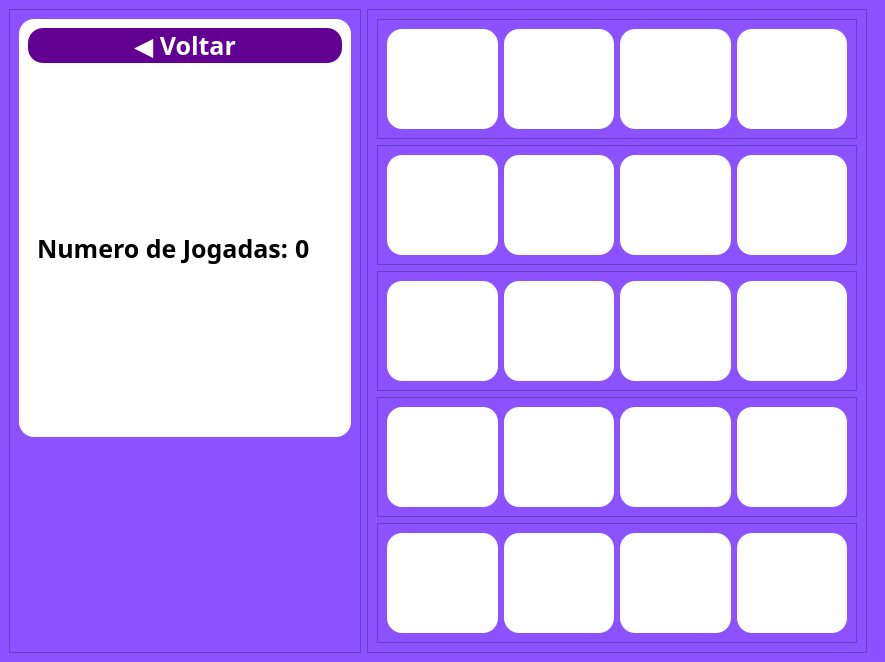
<?xml version="1.0" encoding="UTF-8"?>
<ui version="4.0">
 <class>MainWindow</class>
 <widget class="QMainWindow" name="MainWindow">
  <property name="geometry">
   <rect>
    <x>0</x>
    <y>0</y>
    <width>885</width>
    <height>600</height>
   </rect>
  </property>
  <property name="windowTitle">
   <string>MainWindow</string>
  </property>
  <property name="styleSheet">
   <string notr="true">background-color: rgb(140, 82, 255);</string>
  </property>
  <widget class="QWidget" name="centralwidget">
   <layout class="QHBoxLayout" name="horizontalLayout_3">
    <property name="leftMargin">
     <number>0</number>
    </property>
    <property name="topMargin">
     <number>0</number>
    </property>
    <property name="bottomMargin">
     <number>0</number>
    </property>
    <item>
     <widget class="QStackedWidget" name="stackedWidget">
      <property name="currentIndex">
       <number>1</number>
      </property>
      <widget class="QWidget" name="homePage">
       <layout class="QHBoxLayout" name="horizontalLayout_2">
        <property name="leftMargin">
         <number>0</number>
        </property>
        <property name="topMargin">
         <number>0</number>
        </property>
        <property name="rightMargin">
         <number>0</number>
        </property>
        <property name="bottomMargin">
         <number>0</number>
        </property>
        <item>
         <widget class="QFrame" name="frame">
          <property name="styleSheet">
           <string notr="true">background-color: rgb(255, 255, 255);</string>
          </property>
          <property name="frameShape">
           <enum>QFrame::StyledPanel</enum>
          </property>
          <property name="frameShadow">
           <enum>QFrame::Raised</enum>
          </property>
          <layout class="QVBoxLayout" name="verticalLayout">
           <item>
            <spacer name="verticalSpacer_2">
             <property name="orientation">
              <enum>Qt::Vertical</enum>
             </property>
             <property name="sizeType">
              <enum>QSizePolicy::Preferred</enum>
             </property>
             <property name="sizeHint" stdset="0">
              <size>
               <width>20</width>
               <height>40</height>
              </size>
             </property>
            </spacer>
           </item>
           <item alignment="Qt::AlignHCenter|Qt::AlignVCenter">
            <widget class="QLabel" name="label">
             <property name="font">
              <font>
               <family>Berlin Sans FB Demi</family>
               <pointsize>60</pointsize>
               <weight>75</weight>
               <bold>true</bold>
              </font>
             </property>
             <property name="text">
              <string>Menu</string>
             </property>
            </widget>
           </item>
           <item alignment="Qt::AlignHCenter">
            <widget class="QLabel" name="label_2">
             <property name="font">
              <font>
               <family>Bell MT</family>
               <pointsize>14</pointsize>
              </font>
             </property>
             <property name="text">
              <string>Bem vindo!</string>
             </property>
            </widget>
           </item>
           <item>
            <spacer name="verticalSpacer">
             <property name="orientation">
              <enum>Qt::Vertical</enum>
             </property>
             <property name="sizeType">
              <enum>QSizePolicy::Ignored</enum>
             </property>
             <property name="sizeHint" stdset="0">
              <size>
               <width>20</width>
               <height>40</height>
              </size>
             </property>
            </spacer>
           </item>
           <item alignment="Qt::AlignHCenter">
            <widget class="QLabel" name="label_3">
             <property name="font">
              <font>
               <family>Bell MT</family>
               <pointsize>11</pointsize>
              </font>
             </property>
             <property name="text">
              <string>Escolha um jogo para começar...</string>
             </property>
            </widget>
           </item>
           <item>
            <spacer name="verticalSpacer_3">
             <property name="orientation">
              <enum>Qt::Vertical</enum>
             </property>
             <property name="sizeType">
              <enum>QSizePolicy::Ignored</enum>
             </property>
             <property name="sizeHint" stdset="0">
              <size>
               <width>20</width>
               <height>40</height>
              </size>
             </property>
            </spacer>
           </item>
          </layout>
         </widget>
        </item>
        <item>
         <widget class="QFrame" name="frame_2">
          <property name="frameShape">
           <enum>QFrame::StyledPanel</enum>
          </property>
          <property name="frameShadow">
           <enum>QFrame::Raised</enum>
          </property>
          <layout class="QVBoxLayout" name="verticalLayout_2">
           <item>
            <spacer name="verticalSpacer_4">
             <property name="orientation">
              <enum>Qt::Vertical</enum>
             </property>
             <property name="sizeType">
              <enum>QSizePolicy::Expanding</enum>
             </property>
             <property name="sizeHint" stdset="0">
              <size>
               <width>20</width>
               <height>40</height>
              </size>
             </property>
            </spacer>
           </item>
           <item>
            <widget class="QPushButton" name="btnMemoria">
             <property name="minimumSize">
              <size>
               <width>0</width>
               <height>45</height>
              </size>
             </property>
             <property name="font">
              <font>
               <family>Bell MT</family>
               <pointsize>16</pointsize>
               <weight>75</weight>
               <bold>true</bold>
              </font>
             </property>
             <property name="cursor">
              <cursorShape>PointingHandCursor</cursorShape>
             </property>
             <property name="styleSheet">
              <string notr="true">QPushButton {
background-color: rgb(255, 255, 255);
border-radius: 15px;
}

QPushButton:hover {
border: 1px solid rgb(61, 70, 86);
}
QPushButton:pressed { 
background-color: rgb(35, 40, 49);
border: 2px solid rgb(43, 50, 61);
}
</string>
             </property>
             <property name="text">
              <string>Jogo da Memória</string>
             </property>
            </widget>
           </item>
           <item>
            <spacer name="verticalSpacer_6">
             <property name="orientation">
              <enum>Qt::Vertical</enum>
             </property>
             <property name="sizeType">
              <enum>QSizePolicy::Preferred</enum>
             </property>
             <property name="sizeHint" stdset="0">
              <size>
               <width>20</width>
               <height>40</height>
              </size>
             </property>
            </spacer>
           </item>
           <item>
            <widget class="QPushButton" name="btnVelha">
             <property name="minimumSize">
              <size>
               <width>0</width>
               <height>45</height>
              </size>
             </property>
             <property name="font">
              <font>
               <family>Bell MT</family>
               <pointsize>16</pointsize>
               <weight>75</weight>
               <bold>true</bold>
              </font>
             </property>
             <property name="cursor">
              <cursorShape>PointingHandCursor</cursorShape>
             </property>
             <property name="styleSheet">
              <string notr="true">QPushButton {
background-color: rgb(255, 255, 255);
border-radius: 15px;
}

QPushButton:hover {
border: 1px solid rgb(61, 70, 86);
}
QPushButton:pressed { 
background-color: rgb(35, 40, 49);
border: 2px solid rgb(43, 50, 61);
}
</string>
             </property>
             <property name="text">
              <string>Jogo da Velha</string>
             </property>
            </widget>
           </item>
           <item>
            <spacer name="verticalSpacer_7">
             <property name="orientation">
              <enum>Qt::Vertical</enum>
             </property>
             <property name="sizeType">
              <enum>QSizePolicy::Preferred</enum>
             </property>
             <property name="sizeHint" stdset="0">
              <size>
               <width>20</width>
               <height>40</height>
              </size>
             </property>
            </spacer>
           </item>
           <item>
            <widget class="QPushButton" name="btnJokenpo">
             <property name="minimumSize">
              <size>
               <width>0</width>
               <height>45</height>
              </size>
             </property>
             <property name="font">
              <font>
               <family>Bell MT</family>
               <pointsize>16</pointsize>
               <weight>75</weight>
               <bold>true</bold>
              </font>
             </property>
             <property name="cursor">
              <cursorShape>PointingHandCursor</cursorShape>
             </property>
             <property name="styleSheet">
              <string notr="true">QPushButton {
background-color: rgb(255, 255, 255);
border-radius: 15px;
}

QPushButton:hover {
border: 1px solid rgb(61, 70, 86);
}
QPushButton:pressed { 
background-color: rgb(35, 40, 49);
border: 2px solid rgb(43, 50, 61);
}
</string>
             </property>
             <property name="text">
              <string>Jokepon</string>
             </property>
            </widget>
           </item>
           <item>
            <spacer name="verticalSpacer_8">
             <property name="orientation">
              <enum>Qt::Vertical</enum>
             </property>
             <property name="sizeType">
              <enum>QSizePolicy::Minimum</enum>
             </property>
             <property name="sizeHint" stdset="0">
              <size>
               <width>20</width>
               <height>40</height>
              </size>
             </property>
            </spacer>
           </item>
           <item>
            <widget class="QPushButton" name="btnForca">
             <property name="minimumSize">
              <size>
               <width>0</width>
               <height>45</height>
              </size>
             </property>
             <property name="font">
              <font>
               <family>Bell MT</family>
               <pointsize>16</pointsize>
               <weight>75</weight>
               <bold>true</bold>
              </font>
             </property>
             <property name="cursor">
              <cursorShape>PointingHandCursor</cursorShape>
             </property>
             <property name="styleSheet">
              <string notr="true">QPushButton {
background-color: rgb(255, 255, 255);
border-radius: 15px;
}

QPushButton:hover {
border: 1px solid rgb(61, 70, 86);
}
QPushButton:pressed { 
background-color: rgb(35, 40, 49);
border: 2px solid rgb(43, 50, 61);
}
</string>
             </property>
             <property name="text">
              <string>Jogo da Forca</string>
             </property>
            </widget>
           </item>
           <item>
            <spacer name="verticalSpacer_5">
             <property name="orientation">
              <enum>Qt::Vertical</enum>
             </property>
             <property name="sizeHint" stdset="0">
              <size>
               <width>20</width>
               <height>40</height>
              </size>
             </property>
            </spacer>
           </item>
          </layout>
         </widget>
        </item>
       </layout>
      </widget>
      <widget class="QWidget" name="pageMemoria">
       <layout class="QHBoxLayout" name="horizontalLayout">
        <item>
         <widget class="QFrame" name="frame_3">
          <property name="maximumSize">
           <size>
            <width>400</width>
            <height>16777215</height>
           </size>
          </property>
          <property name="frameShape">
           <enum>QFrame::StyledPanel</enum>
          </property>
          <property name="frameShadow">
           <enum>QFrame::Raised</enum>
          </property>
          <layout class="QVBoxLayout" name="verticalLayout_3">
           <item>
            <widget class="QFrame" name="frame_5">
             <property name="styleSheet">
              <string notr="true">background-color: rgb(255, 255, 255);
border-radius:15px;</string>
             </property>
             <property name="frameShape">
              <enum>QFrame::StyledPanel</enum>
             </property>
             <property name="frameShadow">
              <enum>QFrame::Raised</enum>
             </property>
             <layout class="QVBoxLayout" name="verticalLayout_4">
              <item>
               <widget class="QPushButton" name="btnBackMemoria">
                <property name="minimumSize">
                 <size>
                  <width>0</width>
                  <height>35</height>
                 </size>
                </property>
                <property name="font">
                 <font>
                  <family>Bodoni MT Black</family>
                  <pointsize>19</pointsize>
                  <weight>75</weight>
                  <bold>true</bold>
                 </font>
                </property>
                <property name="cursor">
                 <cursorShape>PointingHandCursor</cursorShape>
                </property>
                <property name="styleSheet">
                 <string notr="true">QPushButton{
background-color: rgb(97, 0, 145);
color: #FFF;
border-radius:15px;
}
QPushButton:hover{
background-color: rgb(114, 0, 171);
}</string>
                </property>
                <property name="text">
                 <string>◀ Voltar</string>
                </property>
               </widget>
              </item>
              <item>
               <widget class="QFrame" name="frame_7">
                <property name="frameShape">
                 <enum>QFrame::StyledPanel</enum>
                </property>
                <property name="frameShadow">
                 <enum>QFrame::Raised</enum>
                </property>
                <layout class="QHBoxLayout" name="horizontalLayout_4">
                 <item>
                  <widget class="QLabel" name="label_4">
                   <property name="font">
                    <font>
                     <family>Bodoni MT Black</family>
                     <pointsize>19</pointsize>
                     <weight>75</weight>
                     <bold>true</bold>
                    </font>
                   </property>
                   <property name="text">
                    <string>Numero de Jogadas:</string>
                   </property>
                  </widget>
                 </item>
                 <item>
                  <widget class="QLabel" name="lblContador">
                   <property name="font">
                    <font>
                     <family>Bodoni MT Black</family>
                     <pointsize>19</pointsize>
                     <weight>75</weight>
                     <bold>true</bold>
                    </font>
                   </property>
                   <property name="text">
                    <string>0</string>
                   </property>
                  </widget>
                 </item>
                </layout>
               </widget>
              </item>
             </layout>
            </widget>
           </item>
           <item alignment="Qt::AlignHCenter">
            <widget class="QLabel" name="label_5">
             <property name="maximumSize">
              <size>
               <width>200</width>
               <height>200</height>
              </size>
             </property>
             <property name="text">
              <string/>
             </property>
             <property name="pixmap">
              <pixmap>img/brain.png</pixmap>
             </property>
             <property name="scaledContents">
              <bool>true</bool>
             </property>
            </widget>
           </item>
          </layout>
         </widget>
        </item>
        <item>
         <widget class="QFrame" name="CartasMemoria">
          <property name="minimumSize">
           <size>
            <width>500</width>
            <height>0</height>
           </size>
          </property>
          <property name="frameShape">
           <enum>QFrame::StyledPanel</enum>
          </property>
          <property name="frameShadow">
           <enum>QFrame::Raised</enum>
          </property>
          <layout class="QVBoxLayout" name="verticalLayout_5">
           <item>
            <widget class="QFrame" name="frame_6">
             <property name="sizePolicy">
              <sizepolicy hsizetype="Preferred" vsizetype="Preferred">
               <horstretch>0</horstretch>
               <verstretch>0</verstretch>
              </sizepolicy>
             </property>
             <property name="minimumSize">
              <size>
               <width>0</width>
               <height>0</height>
              </size>
             </property>
             <property name="frameShape">
              <enum>QFrame::StyledPanel</enum>
             </property>
             <property name="frameShadow">
              <enum>QFrame::Raised</enum>
             </property>
             <layout class="QHBoxLayout" name="horizontalLayout_5">
              <item>
               <widget class="QPushButton" name="pushButton">
                <property name="minimumSize">
                 <size>
                  <width>0</width>
                  <height>100</height>
                 </size>
                </property>
                <property name="styleSheet">
                 <string notr="true">background-color: rgb(255, 255, 255);
border-radius:15px;</string>
                </property>
                <property name="text">
                 <string/>
                </property>
               </widget>
              </item>
              <item>
               <widget class="QPushButton" name="pushButton_2">
                <property name="minimumSize">
                 <size>
                  <width>0</width>
                  <height>100</height>
                 </size>
                </property>
                <property name="styleSheet">
                 <string notr="true">background-color: rgb(255, 255, 255);
border-radius:15px;</string>
                </property>
                <property name="text">
                 <string/>
                </property>
               </widget>
              </item>
              <item>
               <widget class="QPushButton" name="pushButton_3">
                <property name="minimumSize">
                 <size>
                  <width>0</width>
                  <height>100</height>
                 </size>
                </property>
                <property name="styleSheet">
                 <string notr="true">background-color: rgb(255, 255, 255);
border-radius:15px;</string>
                </property>
                <property name="text">
                 <string/>
                </property>
               </widget>
              </item>
              <item>
               <widget class="QPushButton" name="pushButton_4">
                <property name="minimumSize">
                 <size>
                  <width>0</width>
                  <height>100</height>
                 </size>
                </property>
                <property name="styleSheet">
                 <string notr="true">background-color: rgb(255, 255, 255);
border-radius:15px;</string>
                </property>
                <property name="text">
                 <string/>
                </property>
               </widget>
              </item>
             </layout>
            </widget>
           </item>
           <item>
            <widget class="QFrame" name="frame_8">
             <property name="frameShape">
              <enum>QFrame::StyledPanel</enum>
             </property>
             <property name="frameShadow">
              <enum>QFrame::Raised</enum>
             </property>
             <layout class="QHBoxLayout" name="horizontalLayout_6">
              <item>
               <widget class="QPushButton" name="pushButton_5">
                <property name="minimumSize">
                 <size>
                  <width>0</width>
                  <height>100</height>
                 </size>
                </property>
                <property name="styleSheet">
                 <string notr="true">background-color: rgb(255, 255, 255);
border-radius:15px;</string>
                </property>
                <property name="text">
                 <string/>
                </property>
               </widget>
              </item>
              <item>
               <widget class="QPushButton" name="pushButton_6">
                <property name="minimumSize">
                 <size>
                  <width>0</width>
                  <height>100</height>
                 </size>
                </property>
                <property name="styleSheet">
                 <string notr="true">background-color: rgb(255, 255, 255);
border-radius:15px;</string>
                </property>
                <property name="text">
                 <string/>
                </property>
               </widget>
              </item>
              <item>
               <widget class="QPushButton" name="pushButton_7">
                <property name="minimumSize">
                 <size>
                  <width>0</width>
                  <height>100</height>
                 </size>
                </property>
                <property name="styleSheet">
                 <string notr="true">background-color: rgb(255, 255, 255);
border-radius:15px;</string>
                </property>
                <property name="text">
                 <string/>
                </property>
               </widget>
              </item>
              <item>
               <widget class="QPushButton" name="pushButton_8">
                <property name="minimumSize">
                 <size>
                  <width>0</width>
                  <height>100</height>
                 </size>
                </property>
                <property name="styleSheet">
                 <string notr="true">background-color: rgb(255, 255, 255);
border-radius:15px;</string>
                </property>
                <property name="text">
                 <string/>
                </property>
               </widget>
              </item>
             </layout>
            </widget>
           </item>
           <item>
            <widget class="QFrame" name="frame_9">
             <property name="frameShape">
              <enum>QFrame::StyledPanel</enum>
             </property>
             <property name="frameShadow">
              <enum>QFrame::Raised</enum>
             </property>
             <layout class="QHBoxLayout" name="horizontalLayout_7">
              <item>
               <widget class="QPushButton" name="pushButton_9">
                <property name="minimumSize">
                 <size>
                  <width>0</width>
                  <height>100</height>
                 </size>
                </property>
                <property name="styleSheet">
                 <string notr="true">background-color: rgb(255, 255, 255);
border-radius:15px;</string>
                </property>
                <property name="text">
                 <string/>
                </property>
               </widget>
              </item>
              <item>
               <widget class="QPushButton" name="pushButton_10">
                <property name="minimumSize">
                 <size>
                  <width>0</width>
                  <height>100</height>
                 </size>
                </property>
                <property name="styleSheet">
                 <string notr="true">background-color: rgb(255, 255, 255);
border-radius:15px;</string>
                </property>
                <property name="text">
                 <string/>
                </property>
               </widget>
              </item>
              <item>
               <widget class="QPushButton" name="pushButton_11">
                <property name="minimumSize">
                 <size>
                  <width>0</width>
                  <height>100</height>
                 </size>
                </property>
                <property name="styleSheet">
                 <string notr="true">background-color: rgb(255, 255, 255);
border-radius:15px;</string>
                </property>
                <property name="text">
                 <string/>
                </property>
               </widget>
              </item>
              <item>
               <widget class="QPushButton" name="pushButton_12">
                <property name="minimumSize">
                 <size>
                  <width>0</width>
                  <height>100</height>
                 </size>
                </property>
                <property name="styleSheet">
                 <string notr="true">background-color: rgb(255, 255, 255);
border-radius:15px;</string>
                </property>
                <property name="text">
                 <string/>
                </property>
               </widget>
              </item>
             </layout>
            </widget>
           </item>
           <item>
            <widget class="QFrame" name="frame_10">
             <property name="frameShape">
              <enum>QFrame::StyledPanel</enum>
             </property>
             <property name="frameShadow">
              <enum>QFrame::Raised</enum>
             </property>
             <layout class="QHBoxLayout" name="horizontalLayout_8">
              <item>
               <widget class="QPushButton" name="pushButton_13">
                <property name="minimumSize">
                 <size>
                  <width>0</width>
                  <height>100</height>
                 </size>
                </property>
                <property name="styleSheet">
                 <string notr="true">background-color: rgb(255, 255, 255);
border-radius:15px;</string>
                </property>
                <property name="text">
                 <string/>
                </property>
               </widget>
              </item>
              <item>
               <widget class="QPushButton" name="pushButton_15">
                <property name="minimumSize">
                 <size>
                  <width>0</width>
                  <height>100</height>
                 </size>
                </property>
                <property name="styleSheet">
                 <string notr="true">background-color: rgb(255, 255, 255);
border-radius:15px;</string>
                </property>
                <property name="text">
                 <string/>
                </property>
               </widget>
              </item>
              <item>
               <widget class="QPushButton" name="pushButton_14">
                <property name="minimumSize">
                 <size>
                  <width>0</width>
                  <height>100</height>
                 </size>
                </property>
                <property name="styleSheet">
                 <string notr="true">background-color: rgb(255, 255, 255);
border-radius:15px;</string>
                </property>
                <property name="text">
                 <string/>
                </property>
               </widget>
              </item>
              <item>
               <widget class="QPushButton" name="pushButton_16">
                <property name="minimumSize">
                 <size>
                  <width>0</width>
                  <height>100</height>
                 </size>
                </property>
                <property name="styleSheet">
                 <string notr="true">background-color: rgb(255, 255, 255);
border-radius:15px;</string>
                </property>
                <property name="text">
                 <string/>
                </property>
               </widget>
              </item>
             </layout>
            </widget>
           </item>
           <item>
            <widget class="QFrame" name="frame_11">
             <property name="frameShape">
              <enum>QFrame::StyledPanel</enum>
             </property>
             <property name="frameShadow">
              <enum>QFrame::Raised</enum>
             </property>
             <layout class="QHBoxLayout" name="horizontalLayout_9">
              <item>
               <widget class="QPushButton" name="pushButton_17">
                <property name="minimumSize">
                 <size>
                  <width>0</width>
                  <height>100</height>
                 </size>
                </property>
                <property name="styleSheet">
                 <string notr="true">background-color: rgb(255, 255, 255);
border-radius:15px;</string>
                </property>
                <property name="text">
                 <string/>
                </property>
               </widget>
              </item>
              <item>
               <widget class="QPushButton" name="pushButton_20">
                <property name="minimumSize">
                 <size>
                  <width>0</width>
                  <height>100</height>
                 </size>
                </property>
                <property name="styleSheet">
                 <string notr="true">background-color: rgb(255, 255, 255);
border-radius:15px;</string>
                </property>
                <property name="text">
                 <string/>
                </property>
               </widget>
              </item>
              <item>
               <widget class="QPushButton" name="pushButton_18">
                <property name="minimumSize">
                 <size>
                  <width>0</width>
                  <height>100</height>
                 </size>
                </property>
                <property name="styleSheet">
                 <string notr="true">background-color: rgb(255, 255, 255);
border-radius:15px;</string>
                </property>
                <property name="text">
                 <string/>
                </property>
               </widget>
              </item>
              <item>
               <widget class="QPushButton" name="pushButton_19">
                <property name="minimumSize">
                 <size>
                  <width>0</width>
                  <height>100</height>
                 </size>
                </property>
                <property name="styleSheet">
                 <string notr="true">background-color: rgb(255, 255, 255);
border-radius:15px;</string>
                </property>
                <property name="text">
                 <string/>
                </property>
               </widget>
              </item>
             </layout>
            </widget>
           </item>
          </layout>
         </widget>
        </item>
       </layout>
      </widget>
     </widget>
    </item>
   </layout>
  </widget>
 </widget>
 <resources>
  <include location="files.qrc"/>
 </resources>
 <connections/>
</ui>
